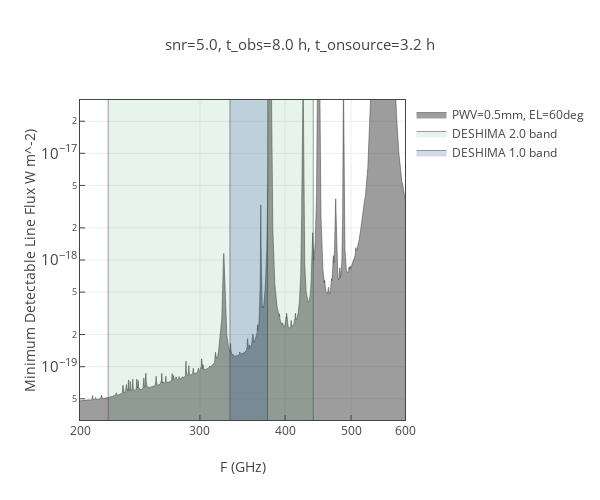

Notebook code cell kept with this figure:
### Markdown cell above
### with plotly

### Code cell
tr_MDLF = go.Scatter(
        x = cropped['F']/1e9,
        y = cropped['MDLF'],
        mode='lines',
        name="PWV="+str(D2['PWV'][0]) + "mm, EL="+str(int(D2['EL'][0]))+'deg',
        fill='tozeroy',
        line=dict(width=0.5,
              color='rgb(60, 60, 60)'),
    )

tr_D2band = go.Scatter(
        x = np.asarray([220,220,440,440]),
        y = np.asarray([1e-22,1e-15,1e-15,1e-22]),
        mode='lines',
        name="DESHIMA 2.0 band",
        fill='tozeroy',
        line=dict(width=0.5,
              color='rgb(60, 60, 60)'),
        fillcolor='rgba(26,150,65,0.1)'
    )

tr_D1band = go.Scatter(
        x = np.asarray([332,332,377,377]),
        y = np.asarray([1e-22,1e-15,1e-15,1e-22]),
        mode='lines',
        name="DESHIMA 1.0 band",
        fill='tozeroy',
        line=dict(width=0.5,
              color='rgb(60, 60, 60)'),
        fillcolor='rgba(26,65,150,0.2)'
    )

data = [tr_MDLF,tr_D2band,tr_D1band ]

layout = py.graph_objs.Layout(
    title= "snr=" + str(D2['snr'][0]) + ', t_obs=' + str(D2_in['obs_hours'])+' h, t_onsource='+str(D2_in['obs_hours']*D2_in['on_source_fraction'])+' h',
    titlefont = {"size": 15},
    xaxis=dict(
        title='F (GHz)',
        type='log',
        showgrid=True,
        range=np.log10([200, 600]),
        mirror=True,
        ticks='inside',
        showline=True
              ),
    yaxis=dict(title='Minimum Detectable Line Flux W m^-2)',
               type='log',
           showgrid=True,
#            range=[1e-21, 1e-19],
               range = [-19.5,-16.5],
           mirror=True,
           ticks='inside',
           showline=True
              ),
    width=600, height=500,
    showlegend=True
)

fig = py.graph_objs.Figure(data=data, layout=layout)

py.offline.iplot(fig)

# Export plot as files
pio.write_json(fig, desim_path + '/examples/output/MDLF.plotly')
pio.write_image(fig, desim_path + '/examples/output/MDLF.pdf')

### Figure 1 — Plotly figure (JSON) as saved in the notebook; plotly's stock layout.template omitted (floating-point values rounded to 4 significant figures; data arrays with more than 128 entries replaced by an {"elided": "..."} marker saying what was removed)
{"data": [{"fill": "tozeroy", "line": {"color": "rgb(60, 60, 60)", "width": 0.5}, "mode": "lines", "name": "PWV=0.5mm, EL=60deg", "type": "scatter", "uid": "5c71e3df-eb89-4923-ba17-59e8a99bb232", "x": {"elided": "7643 float values"}, "y": {"elided": "7643 float values"}}, {"fill": "tozeroy", "fillcolor": "rgba(26,150,65,0.1)", "line": {"color": "rgb(60, 60, 60)", "width": 0.5}, "mode": "lines", "name": "DESHIMA 2.0 band", "type": "scatter", "uid": "cbe34e51-597b-47db-b13c-ec283470eb2c", "x": [220, 220, 440, 440], "y": [1e-22, 1e-15, 1e-15, 1e-22]}, {"fill": "tozeroy", "fillcolor": "rgba(26,65,150,0.2)", "line": {"color": "rgb(60, 60, 60)", "width": 0.5}, "mode": "lines", "name": "DESHIMA 1.0 band", "type": "scatter", "uid": "a8c47734-dcdf-426d-b2a4-a8f57b52b2a2", "x": [332, 332, 377, 377], "y": [1e-22, 1e-15, 1e-15, 1e-22]}], "layout": {"height": 500, "showlegend": true, "title": {"font": {"size": 15}, "text": "snr=5.0, t_obs=8.0 h, t_onsource=3.2 h"}, "width": 600, "xaxis": {"mirror": true, "range": [2.301, 2.778], "showgrid": true, "showline": true, "ticks": "inside", "title": {"text": "F (GHz)"}, "type": "log"}, "yaxis": {"mirror": true, "range": [-19.5, -16.5], "showgrid": true, "showline": true, "ticks": "inside", "title": {"text": "Minimum Detectable Line Flux W m^-2)"}, "type": "log"}}}
